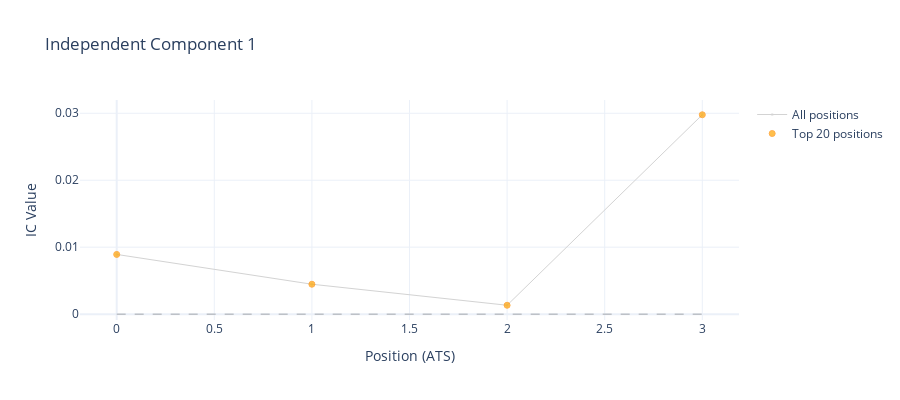
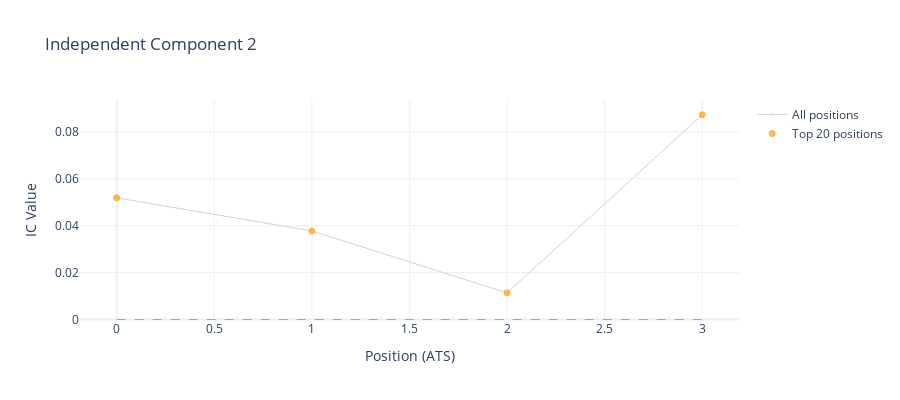
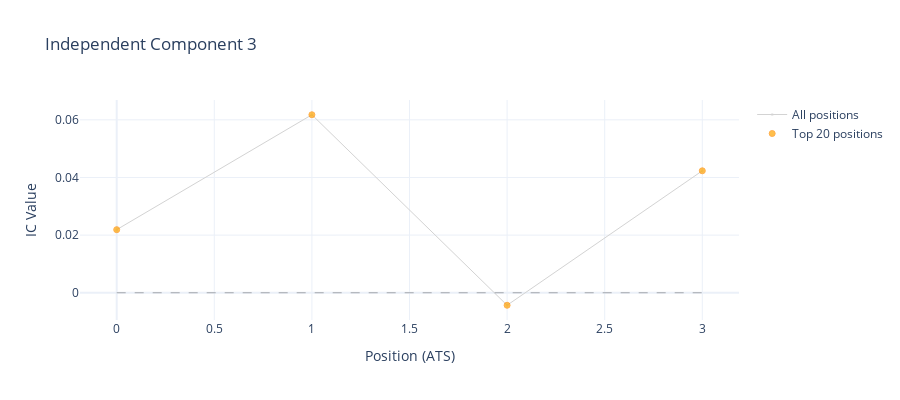

Here is the notebook cell these charts were saved with, in order:
### Markdown cell above
### 3.3 Individual IC Analysis

Examine individual independent components to see which positions are most significant.

### Code cell
# Plot individual ICs with significant positions highlighted
if "sector" in db and "Vica" in db["sector"]:
    sector_data = db["sector"]
    n_ics = len(sector_data.get("ic_list", []))
    
    print(f"Plotting first {min(3, n_ics)} independent components...\n")
    
    for ic_idx in range(min(3, n_ics)):
        print(f"IC {ic_idx + 1}:")
        fig = nb.plot_ic_positions_plotly(
            db, 
            ic_index=ic_idx, 
            top_n=20,
            height=400,
            width=900
        )
        fig.show()
        
        # Print significant positions
        if "sector_ats" in sector_data and ic_idx < len(sector_data["sector_ats"]):
            ic_ats = sector_data["sector_ats"][ic_idx]
            print(f"  Significant positions ({len(ic_ats)} total): {ic_ats[:15]}...")
        print()
else:
    print("Independent components not found.")

### Figure 1 — Plotly figure (JSON) as saved in the notebook; plotly's stock layout.template omitted (floating-point values rounded to 4 significant figures)
{"data": [{"hovertemplate": "Position: %{x}<br>IC Value: %{y:.4f}<extra></extra>", "line": {"color": "lightgray", "width": 1}, "marker": {"color": "lightgray", "opacity": 0.5, "size": 3}, "mode": "lines+markers", "name": "All positions", "type": "scatter", "x": [0, 1, 2, 3], "y": [0.008918, 0.004468, 0.001329, 0.02978]}, {"hovertemplate": "Position: %{x}<br>IC Value: %{y:.4f}<extra></extra>", "marker": {"color": "red", "line": {"color": "darkred", "width": 1}, "size": 8}, "mode": "markers", "name": "Significant positions", "type": "scatter", "x": [], "y": []}, {"hovertemplate": "Position: %{x}<br>IC Value: %{y:.4f}<extra></extra>", "marker": {"color": "orange", "line": {"color": "darkorange", "width": 1}, "opacity": 0.7, "size": 6}, "mode": "markers", "name": "Top 20 positions", "type": "scatter", "x": [3, 0, 1, 2], "y": [0.02978, 0.008918, 0.004468, 0.001329]}], "layout": {"height": 400, "hovermode": "x unified", "shapes": [{"line": {"color": "black", "dash": "dash", "width": 1}, "opacity": 0.3, "type": "line", "x0": 0, "x1": 3, "y0": 0, "y1": 0}], "title": {"text": "Independent Component 1"}, "width": 900, "xaxis": {"title": {"text": "Position (ATS)"}}, "yaxis": {"title": {"text": "IC Value"}}}}

### Figure 2 — Plotly figure (JSON) as saved in the notebook; plotly's stock layout.template omitted (floating-point values rounded to 4 significant figures)
{"data": [{"hovertemplate": "Position: %{x}<br>IC Value: %{y:.4f}<extra></extra>", "line": {"color": "lightgray", "width": 1}, "marker": {"color": "lightgray", "opacity": 0.5, "size": 3}, "mode": "lines+markers", "name": "All positions", "type": "scatter", "x": [0, 1, 2, 3], "y": [0.05188, 0.03776, 0.01134, 0.08731]}, {"hovertemplate": "Position: %{x}<br>IC Value: %{y:.4f}<extra></extra>", "marker": {"color": "red", "line": {"color": "darkred", "width": 1}, "size": 8}, "mode": "markers", "name": "Significant positions", "type": "scatter", "x": [], "y": []}, {"hovertemplate": "Position: %{x}<br>IC Value: %{y:.4f}<extra></extra>", "marker": {"color": "orange", "line": {"color": "darkorange", "width": 1}, "opacity": 0.7, "size": 6}, "mode": "markers", "name": "Top 20 positions", "type": "scatter", "x": [3, 0, 1, 2], "y": [0.08731, 0.05188, 0.03776, 0.01134]}], "layout": {"height": 400, "hovermode": "x unified", "shapes": [{"line": {"color": "black", "dash": "dash", "width": 1}, "opacity": 0.3, "type": "line", "x0": 0, "x1": 3, "y0": 0, "y1": 0}], "title": {"text": "Independent Component 2"}, "width": 900, "xaxis": {"title": {"text": "Position (ATS)"}}, "yaxis": {"title": {"text": "IC Value"}}}}

### Figure 3 — Plotly figure (JSON) as saved in the notebook; plotly's stock layout.template omitted (floating-point values rounded to 4 significant figures)
{"data": [{"hovertemplate": "Position: %{x}<br>IC Value: %{y:.4f}<extra></extra>", "line": {"color": "lightgray", "width": 1}, "marker": {"color": "lightgray", "opacity": 0.5, "size": 3}, "mode": "lines+markers", "name": "All positions", "type": "scatter", "x": [0, 1, 2, 3], "y": [0.02189, 0.06177, -0.004338, 0.04232]}, {"hovertemplate": "Position: %{x}<br>IC Value: %{y:.4f}<extra></extra>", "marker": {"color": "red", "line": {"color": "darkred", "width": 1}, "size": 8}, "mode": "markers", "name": "Significant positions", "type": "scatter", "x": [], "y": []}, {"hovertemplate": "Position: %{x}<br>IC Value: %{y:.4f}<extra></extra>", "marker": {"color": "orange", "line": {"color": "darkorange", "width": 1}, "opacity": 0.7, "size": 6}, "mode": "markers", "name": "Top 20 positions", "type": "scatter", "x": [1, 3, 0, 2], "y": [0.06177, 0.04232, 0.02189, -0.004338]}], "layout": {"height": 400, "hovermode": "x unified", "shapes": [{"line": {"color": "black", "dash": "dash", "width": 1}, "opacity": 0.3, "type": "line", "x0": 0, "x1": 3, "y0": 0, "y1": 0}], "title": {"text": "Independent Component 3"}, "width": 900, "xaxis": {"title": {"text": "Position (ATS)"}}, "yaxis": {"title": {"text": "IC Value"}}}}
